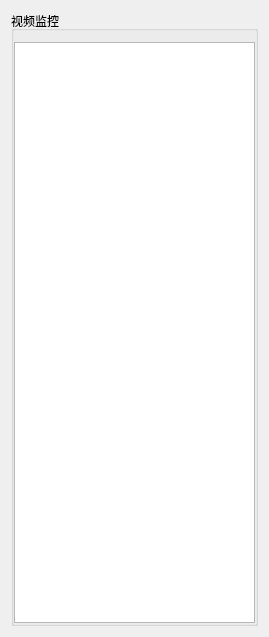
        <widget class="QWidget" name="page_10">
         <layout class="QGridLayout" name="gridLayout_11">
          <item row="0" column="0">
           <widget class="QGroupBox" name="groupBox_36">
            <property name="title">
             <string>视频监控</string>
            </property>
            <layout class="QGridLayout" name="gridLayout_13">
             <property name="leftMargin">
              <number>0</number>
             </property>
             <property name="topMargin">
              <number>11</number>
             </property>
             <property name="rightMargin">
              <number>0</number>
             </property>
             <property name="bottomMargin">
              <number>0</number>
             </property>
             <property name="spacing">
              <number>0</number>
             </property>
             <item row="0" column="0">
              <widget class="NavListView" name="navListView">
               <property name="minimumSize">
                <size>
                 <width>241</width>
                 <height>581</height>
                </size>
               </property>
               <property name="maximumSize">
                <size>
                 <width>241</width>
                 <height>16777215</height>
                </size>
               </property>
               <property name="styleSheet">
                <string notr="true">font: 12pt &quot;微软雅黑&quot;;</string>
               </property>
               <property name="items" stdset="0">
                <string>录像机#1||0||,摄像机#1|录像机#1|||0xf03d,摄像机#2|录像机#1|||0xf03d,,摄像机#3|录像机#1|||0xf03d,摄像机#4|录像机#1|||0xf03d</string>
               </property>
               <property name="parentFontSize" stdset="0">
                <number>15</number>
               </property>
               <property name="childFontSize" stdset="0">
                <number>15</number>
               </property>
               <property name="childBgNormalColor" stdset="0">
                <color>
                 <red>68</red>
                 <green>73</green>
                 <blue>79</blue>
                </color>
               </property>
              </widget>
             </item>
             <item row="0" column="1">
              <widget class="VideoPanel" name="widget_4" native="true"/>
             </item>
            </layout>
           </widget>
          </item>
         </layout>
        </widget>
